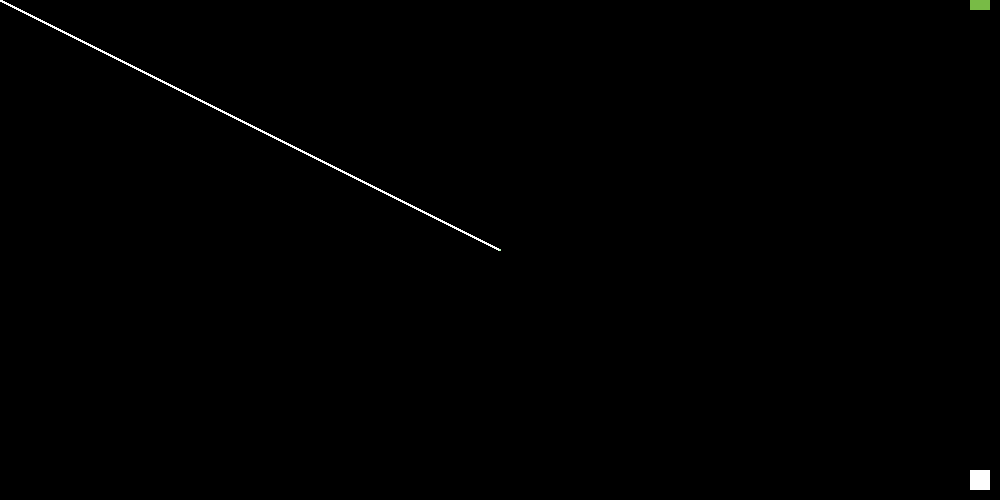
Frame 1 (no input)
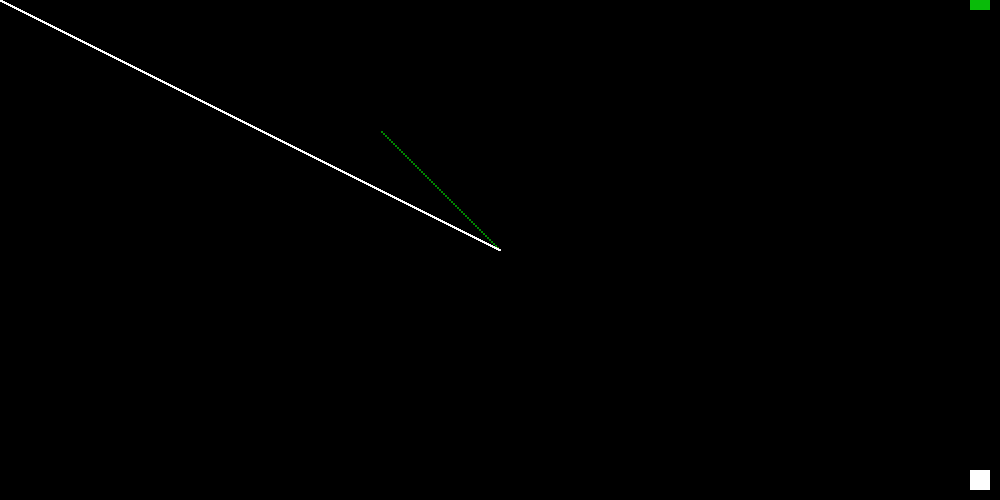
Frame 60 (the mouse pressed at the canvas centre just before this capture)
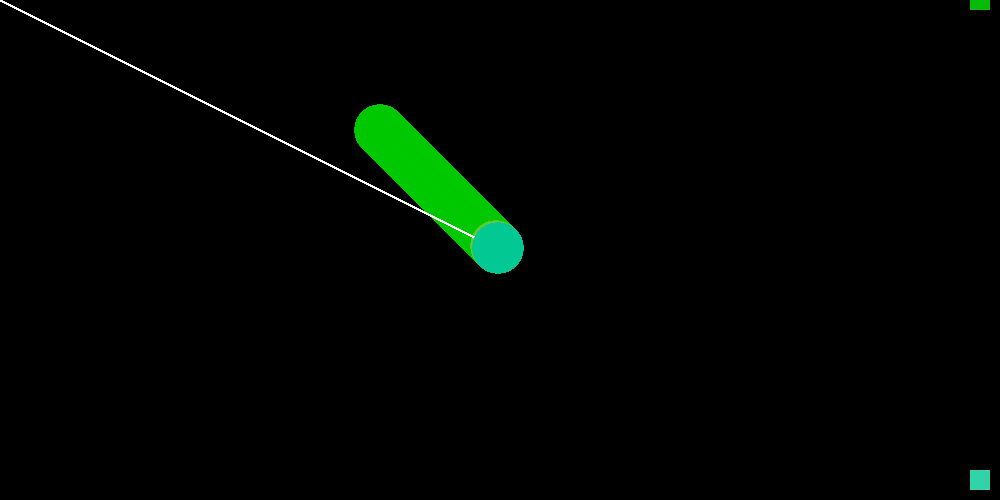
Frame 120 (the mouse held since frame 60 and released just before this capture)

The Processing sketch that drew these frames (run headless with seeded random() and noise(); from frame 60 on, the mouse is pressed at the canvas centre):

// Processing sketch: week_06_hw_02
// ── week_06_hw_02.pde

//create a 'walking shape' that changes colour and size as the mouse 
//moves around the canvas
//


//update for week 6
//linked the initial walker to arrays

//made a new array that was more linked to randomness



int walk1 = 100;

float x[] = new float[walk1];
float y[] = new float[walk1];
float x2[] = new float[walk1];
float y2[] = new float[walk1];
int[] xR = { 0 , 980 };
int[] yR = { 0 , 480 };

//float xR[]  = new float[walk1];
//float yR[] = new float[walk1];
float w[] = new float[walk1];
float h[] = new float[walk1];
float dx[] = new float[walk1];
float dy[] = new float[walk1]; //movement

float[] rSize = {10, 20, 30, 40, 50};


int coB = 150;
int coR = 200;

 int line = 100;
int xL[] = new int[line];
int yL[] = new int[line];



void setup() {
  size(1000, 500);
  background(0);
  rectMode(CENTER);

  noStroke();

  for (int i = 0; i < walk1; i++) {
    x[i] = 500;
    y[i] = 250;
    //xR[i] = random(0,980);
    //yR[i] = random(0,480);
    //x2[i] = xR;
    //y2[i] = yR;
    w[i] = 50;
    h[i] = 50;
    
    

    
    //dx[i] = random(-4, 4); //using example code as a reference, introducing more randomness
    //dy[i] = random(-4, 4);
  }
}

void draw() {
  // float h = map(mouseY, 0, height, 1, 10);
  for (int i = xL.length-1; i > 0; i--) {
          xL[i] = xL[i-1];
          yL[i] = yL[i-1];
}
 xL[0] = mouseX; // 
     yL[0] = mouseY; // 
     for (int i = 0; i < x.length; i++) {
          stroke(i * 4, 255, 255);
          line(xL[i], yL[i], 500, 250);
     }

noStroke();
  for (int i = 0; i < walk1; i++) {
    w[i] = map(mouseX, 0, width, 1, 100);
    h[i] = map(mouseY, 0, height, 1, 100);
    
    fill(255);

    
    //map opacity
    rect(xR[1], yR[1], 20,20);
    //float opa = map(width, 0, 1000, 0, 255); //unable to map fade to x-axis
    float opa = map(w[i], 0, 255, 10, 1000);
    fill (coR, 200, coB, opa);


    ellipse(x[i], y[i], w[i], h[i]);
    

    if (x[i] < mouseX) {
      x[i] += 2;
      rect(xR[1], yR[1], 20,20);
      
    } else {
      x[i] -= 2;
      rect(xR[1], yR[0], 20,20);
    }
    if (y[i] < mouseY) {
      y[i] += 2;
    } else {
      y[i] -= 2;
      //rect(xR[1], yR[1], 20,20);
      //rect(xR[0], yR[0], 20,20);
    }

    if (y[i] < mouseY) { 
      //fill(coR, 255, coB);
      coR = coR + 1;
    } else {
      //fill(coR, 255, coB);
      coR = coR - 1;
    }

    if (y[i] < mouseX) { // instead of trying to complete the entire fill, I found that by
      // limiting it to one int, I could have more cusomisation over the colours
      // previously, colour would be overwriting itself from other functions
      // or only work if mouseX & mouseY were both + or -
      //fill(coR, 255, coB);
      coB = coB + 1;
    } else {
      //fill(coR, 255, coB);
      coB = coB - 1;
    }
  }
}
